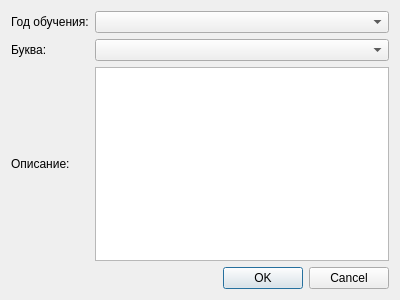
<?xml version="1.0" encoding="UTF-8"?>
<ui version="4.0">
 <class>ClassCreatorDialog</class>
 <widget class="QDialog" name="ClassCreatorDialog">
  <property name="windowModality">
   <enum>Qt::ApplicationModal</enum>
  </property>
  <property name="geometry">
   <rect>
    <x>0</x>
    <y>0</y>
    <width>400</width>
    <height>300</height>
   </rect>
  </property>
  <property name="windowTitle">
   <string>DD</string>
  </property>
  <property name="modal">
   <bool>true</bool>
  </property>
  <layout class="QGridLayout" name="gridLayout">
   <item row="0" column="0">
    <widget class="QLabel" name="lblClass">
     <property name="text">
      <string>Год обучения:</string>
     </property>
    </widget>
   </item>
   <item row="0" column="1">
    <widget class="QComboBox" name="cbYear"/>
   </item>
   <item row="1" column="0">
    <widget class="QLabel" name="lblClass_2">
     <property name="text">
      <string>Буква:</string>
     </property>
    </widget>
   </item>
   <item row="1" column="1">
    <widget class="QComboBox" name="cbLetter"/>
   </item>
   <item row="2" column="0">
    <widget class="QLabel" name="label">
     <property name="text">
      <string>Описание:</string>
     </property>
    </widget>
   </item>
   <item row="2" column="1">
    <widget class="QPlainTextEdit" name="txtDesc"/>
   </item>
   <item row="3" column="0" colspan="2">
    <widget class="QDialogButtonBox" name="btnActions">
     <property name="standardButtons">
      <set>QDialogButtonBox::Cancel|QDialogButtonBox::Ok</set>
     </property>
    </widget>
   </item>
  </layout>
 </widget>
 <resources/>
 <connections/>
</ui>
